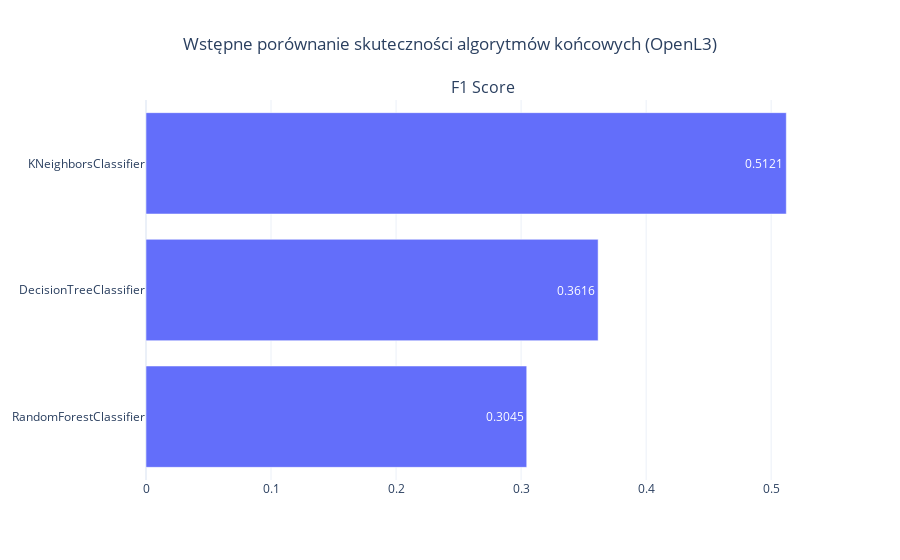

The notebook cell this image was saved under:
### Code cell
from plotly.subplots import make_subplots
import plotly.graph_objects as go

fig = make_subplots(rows=1, cols=1, subplot_titles=['F1 Score'])
fig.add_trace(go.Bar(y=df.index, x=df["f1_score"], orientation="h", text=df["f1_score"]), row=1, col=1),
fig.update_layout(({"title": {"text":"Wstępne porównanie skuteczności algorytmów końcowych (OpenL3)", "x": 0.5},
                    "showlegend": False,
                    "template": "plotly_white"}))
# Change the bar mode
fig.show()
fig.write_image("images/openl3-algorithm.png", width=1000, height=500)

### Figure 1 — Plotly figure (JSON) as saved in the notebook; plotly's stock layout.template omitted (floating-point values rounded to 4 significant figures)
{"data": [{"orientation": "h", "text": [0.3045, 0.3616, 0.5121], "x": [0.3045, 0.3616, 0.5121], "y": ["RandomForestClassifier", "DecisionTreeClassifier", "KNeighborsClassifier"], "type": "bar", "xaxis": "x", "yaxis": "y"}], "layout": {"xaxis": {"anchor": "y", "domain": [0.0, 1.0]}, "yaxis": {"anchor": "x", "domain": [0.0, 1.0]}, "annotations": [{"font": {"size": 16}, "showarrow": false, "text": "F1 Score", "x": 0.5, "xanchor": "center", "xref": "paper", "y": 1.0, "yanchor": "bottom", "yref": "paper"}], "title": {"text": "Wstępne porównanie skuteczności algorytmów końcowych (OpenL3)", "x": 0.5}, "showlegend": false}}
